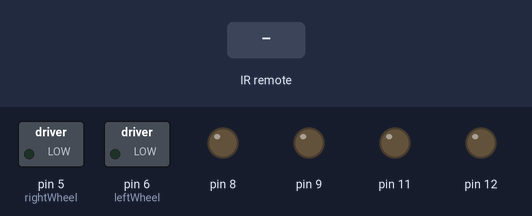
Simulated run of this sketch. Board: Arduino Uno, built with avr-gcc and run on an emulated ATmega328P. Parts: switched loads named in the sketch (green lamp = pin HIGH), output pins drawn as LEDs (lit = HIGH). The inputs (shaded band) are chosen by the test bench.

Above: at 1.2 s.
1.3 s: infrared code 0x00000AF0 received
At 1.37 s:
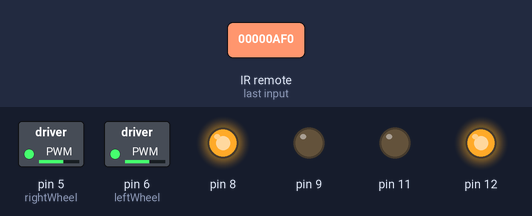
2.9 s: infrared code 0x000002F0 received
At 2.97 s:
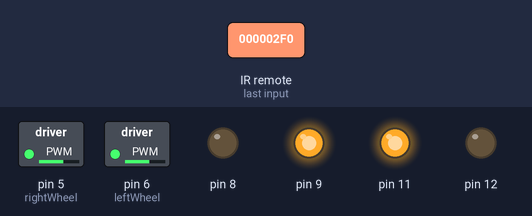
4.5 s: infrared code 0x000002D0 received
At 4.57 s:
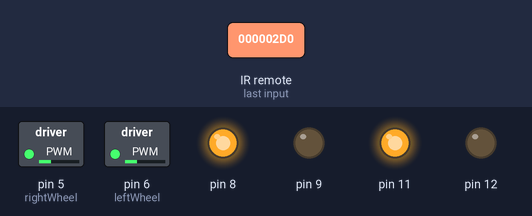
6.1 s: infrared code 0x00000CD0 received
At 6.17 s:
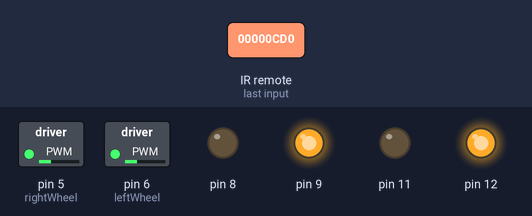
Timing chart, 0 to 8.7 s (numbered marks = the images above; inputs shaded):
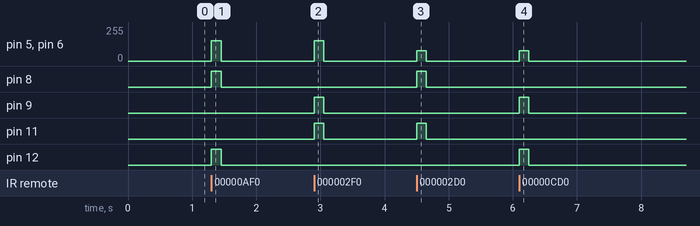

The sketch:

car-ir-controlled.ino
```cpp
# include <stdarg.h>
# include <IRremote.h>

# include "car.hpp"

int IR_RECV = 2;
IRrecv irRecv(IR_RECV);

void doIR(unsigned long code);

bool isRunning = false;
long timer;

# define TIMEOUT    150

# define SONY_IR_CODE_BACKWARD1 0x00000AF0
# define SONY_IR_CODE_BACKWARD2 0x086BD99C
# define SONY_IR_CODE_FORWARD1  0x000002F0
# define SONY_IR_CODE_FORWARD2  0xEC27D43D
# define SONY_IR_CODE_LEFT1     0x000002D0
# define SONY_IR_CODE_LEFT2     0x1A422E43
# define SONY_IR_CODE_RIGHT1    0x00000CD0
# define SONY_IR_CODE_RIGHT2    0xA23BD824

# define IR_CODE_FORWARD1       0xFF02FD
# define IR_CODE_BACKWARD1      0xFF9867
# define IR_CODE_LEFT1          0xF076C13B
# define IR_CODE_RIGHT1         0xFF906F

Car car;

void setup() {
#ifdef DEBUG
    Serial.begin(9600);
#endif
    Motor leftWheel("leftWheel"), rightWheel("rightWheel");
    leftWheel.attach(6, 9, 8);
    rightWheel.attach(5, 11, 12);
    car.attach(leftWheel, rightWheel);

    irRecv.enableIRIn();
}

void loop() {
    decode_results results;

    if ( irRecv.decode(&results) ){
        doIR(results.value);
        irRecv.resume();
    }

    long elapse = millis() - timer;
    if ( isRunning && elapse > TIMEOUT ) {
        car.stop();
        isRunning = false;
    }
}

void doIR(unsigned long code) {
    bool isValidCode = true;

    switch(code){
        case SONY_IR_CODE_FORWARD1:
        case SONY_IR_CODE_FORWARD2:
        case IR_CODE_FORWARD1:
            car.forward(6);
            break;
        case SONY_IR_CODE_BACKWARD1:
        case SONY_IR_CODE_BACKWARD2:
        case IR_CODE_BACKWARD1:
            car.backward(6);
            break;
        case SONY_IR_CODE_LEFT1:
        case SONY_IR_CODE_LEFT2:
        case IR_CODE_LEFT1:
            car.turnLeft(3);
            break;
        case SONY_IR_CODE_RIGHT1:
        case SONY_IR_CODE_RIGHT2:
        case IR_CODE_RIGHT1:
            car.turnRight(3);
            break;
        case REPEAT:
            break;
        default:
            DBG_LOG("Receive invalid IR code: %lX", code);
            isValidCode = false;
            break;
    }

    if ( isValidCode ){
        timer=millis();
        isRunning = true;
    }
}
```

car.hpp
```cpp
# include "motor.hpp"
# include "log.h"

class Car {
private:
    Motor m_leftWheel, m_rightWheel;

public:
    Car() : m_leftWheel(""), m_rightWheel("") {
    }

    void attach(Motor leftWheel, Motor rightWheel) {
        m_leftWheel = leftWheel;
        m_rightWheel = rightWheel;
    }

    void forward(int speed) {
        m_leftWheel.forward(speed);
        m_rightWheel.forward(speed);
    }

    void backward(int speed) {
        m_leftWheel.backward(speed);
        m_rightWheel.backward(speed);
    }

    void turnLeft(int speed) {
        m_leftWheel.backward(speed);
        m_rightWheel.forward(speed);
    }

    void turnRight(int speed) {
        m_leftWheel.forward(speed);
        m_rightWheel.backward(speed);
    }

    void stop() {
        m_leftWheel.stop();
        m_rightWheel.stop();
    }
};
```

log.h
```cpp
# ifndef __FLW_LOG_H__
# define __FLW_LOG_H__

# ifdef DEBUG
# define DBG_LOG( fmt, args... ) logMsg( fmt, ##args )
# else
# define DBG_LOG( fmt, args... )
# endif

void logMsg(const char *fmt, ...);

# endif
```

log.ino
```cpp
void logMsg(const char *fmt, ...) {
    va_list args;
    char buffer[128];

    va_start(args, fmt);
    vsnprintf(buffer, sizeof(buffer), fmt, args);
    Serial.println(buffer);
    va_end(args);
}
```

motor.hpp
```cpp
# include <math.h>
# include "log.h"

class Motor {
private:
    String m_name;
    bool m_isAttached;
    int m_maxSpeed;
    int m_speedPin;
    int m_forwardPin;
    int m_backwardPin;

public:
    Motor(String name) {
        m_name = name;
        m_maxSpeed = 255;
        m_isAttached = false;
    }

    void attach(int speedPin, int forwardPin, int backwardPin) {
        m_speedPin = speedPin;
        m_forwardPin = forwardPin;
        m_backwardPin = backwardPin;

        pinMode(m_speedPin, OUTPUT);
        pinMode(m_forwardPin, OUTPUT);
        pinMode(m_backwardPin, OUTPUT);

        DBG_LOG("Motor %s has been attached, SPEED/FORWARD/BACKWARD PIN=%d/%d/%d.",
                m_name.c_str(), m_speedPin, m_forwardPin, m_backwardPin);

        m_isAttached = true;
    }

    bool attached() {
        return m_isAttached;
    }

    void forward(int speed) {
        digitalWrite(m_forwardPin, HIGH);
        digitalWrite(m_backwardPin, LOW);
        speed = map(speed, 0, 10, 0, 255);
        analogWrite(m_speedPin, speed);

        DBG_LOG("Motor %s acting: forward/%d.", m_name.c_str(), speed);
    }

    void backward(int speed) {
        digitalWrite(m_forwardPin, LOW);
        digitalWrite(m_backwardPin, HIGH);
        speed = map(speed, 0, 10, 0, 255);
        analogWrite(m_speedPin, speed);

        DBG_LOG("Motor %s acting: backward/%d.", m_name.c_str(), speed);
    }

    void stop() {
        digitalWrite(m_forwardPin, LOW);
        digitalWrite(m_backwardPin, LOW);
        analogWrite(m_speedPin, 0);

        DBG_LOG("Motor %s has been stopped.", m_name.c_str());
    }
};
```

Measured:
- after the input at 1.3 s, pin 5 (rightWheel), pin 6 (leftWheel): 0/255 → 153/255 at once, → 0/255 0.15 s later; pin 8, pin 12: LOW → HIGH at once, → LOW 0.15 s later
- after the input at 2.9 s, pin 5 (rightWheel), pin 6 (leftWheel): 0/255 → 153/255 at once, → 0/255 0.15 s later; pin 9, pin 11: LOW → HIGH at once, → LOW 0.15 s later
- after the input at 4.5 s, pin 5 (rightWheel), pin 6 (leftWheel): 0/255 → 76/255 at once, → 0/255 0.15 s later; pin 8, pin 11: LOW → HIGH at once, → LOW 0.15 s later
- after the input at 6.1 s, pin 5 (rightWheel), pin 6 (leftWheel): 0/255 → 76/255 at once, → 0/255 0.15 s later; pin 9, pin 12: LOW → HIGH at once, → LOW 0.15 s later
